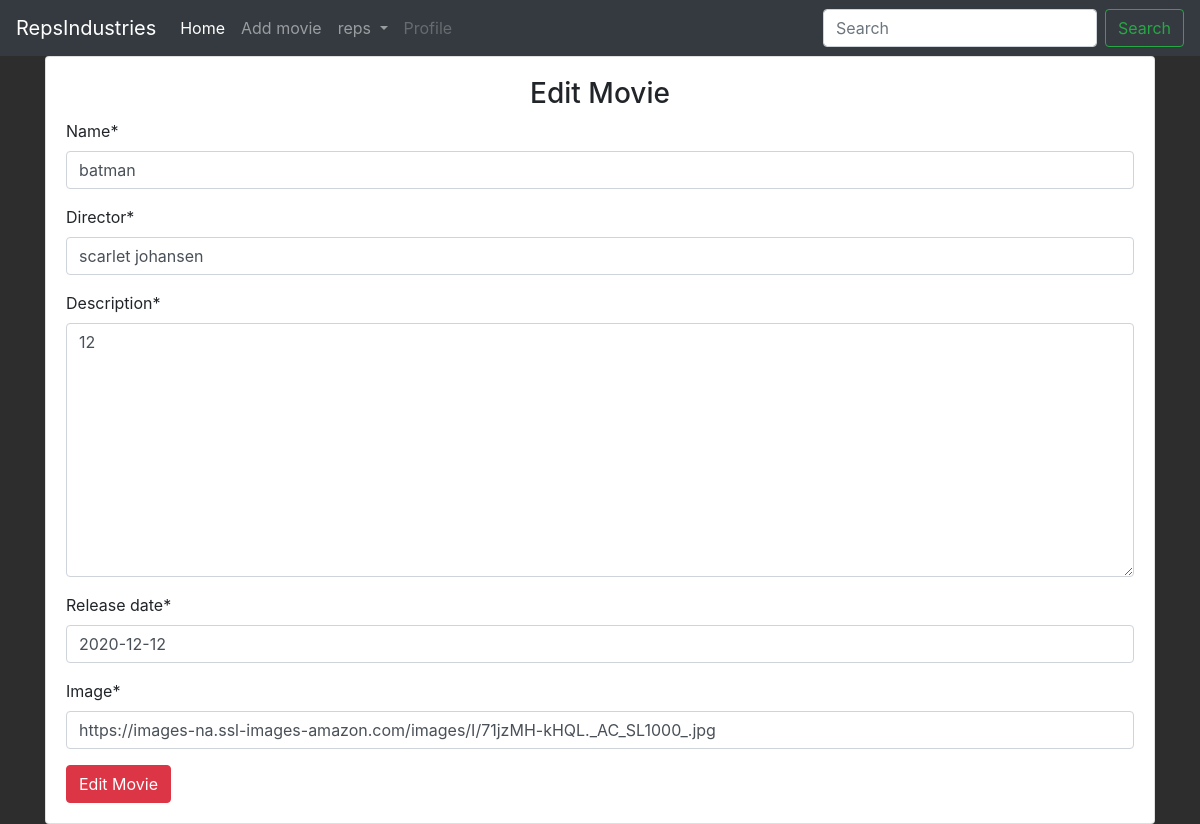
The page /editmovies/2/ (signed in) on the database as committed earlier.
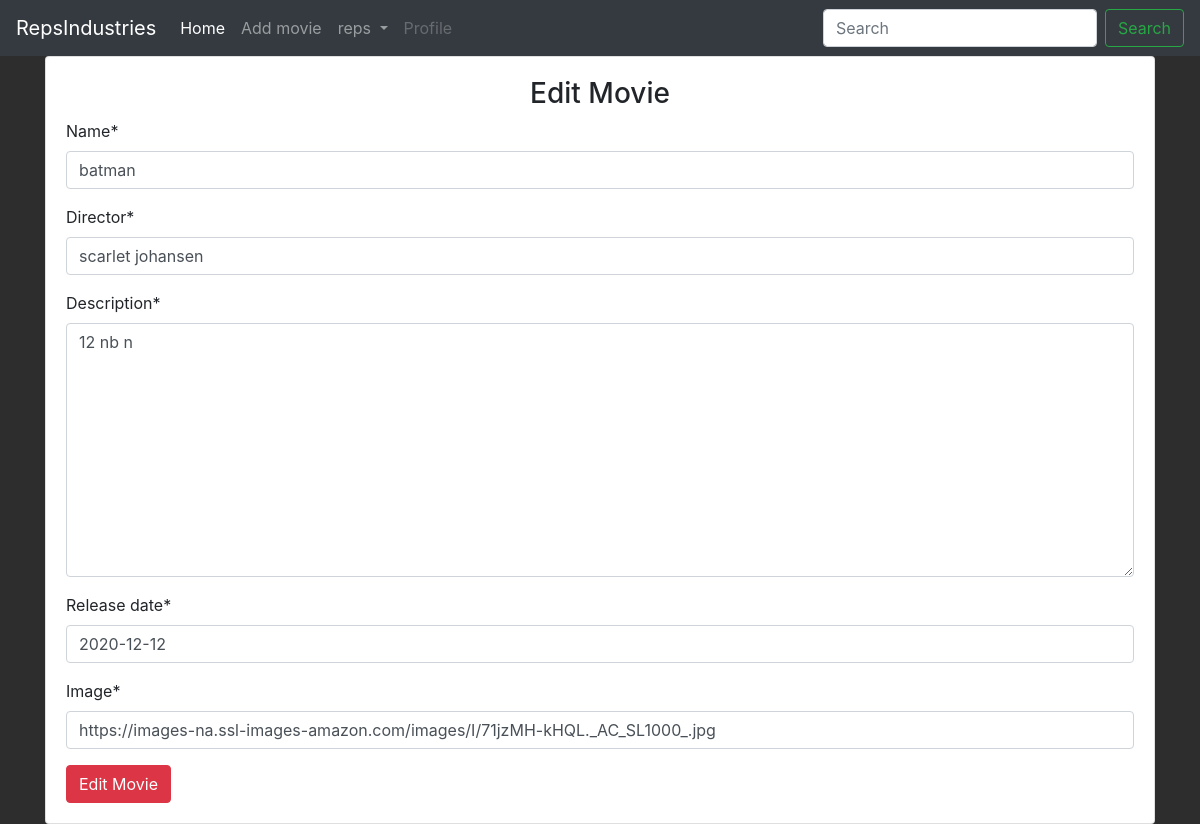
The same page on the database as committed later.
### main/models.py (models this page shows, shortened)
class Movie(models.Model):
    name = models.CharField(max_length=100)
    director = models.CharField(max_length=100)
    description = models.TextField(max_length=5000)
    release_date = models.DateField()
    rating = models.FloatField(default=0)
    image = models.URLField(default=None, null=True)
    netflix = models.IntegerField(default=0)
    hulu = models.IntegerField(default=0)
    amazon = models.IntegerField(default=0)
    youtube = models.IntegerField(default=0)

### main/views.py (the view)
# urls.py: path('editmovies/<int:id>/', views.edit_movies, name="edit_movies"),
def edit_movies(request, id):
    if request.user.is_authenticated:
        if request.user.is_superuser:
            movie = Movie.objects.get(id=id)
            if request.method == "POST":
                form = MovieForm(request.POST or None,instance=movie)
                if form.is_valid():
                    data = form.save(commit = False)
                    data.save()
                    return redirect("main:detail", id)
            else:
                form = MovieForm(instance=movie)
            return render(request, 'main/addmovies.html', {"form": form, "controller": "Edit Movie"})
        else:
            return redirect("main:home")
    else:
        return redirect("accounts:login")

### main/forms.py
class MovieForm(forms.ModelForm):
    class Meta:
        model = Movie
        fields = ('name', 'director', 'description', 'release_date', 'image')

### main/templates/main/addmovies.html (shortened to what this page needs)
{% extends 'main/base.html' %}
{% load crispy_forms_tags %}
{% block content %}
<div class="container">
    <div class="card">
        <dic class="card-body">
            <h3 class="text-center">{{ controller }}</h3>
            <form action="" method="POST">
                {{ form | crispy }}
                <input type="submit" value="{{ controller }}" class="btn btn-danger">
            </form>
        </dic>
    </div>
</div>
{% endblock %}

### main/templates/main/base.html (shortened to what this page needs)
<!doctype html>
<html lang="en">
  <head>
    <link rel="stylesheet" href="https://maxcdn.bootstrapcdn.com/bootstrap/4.0.0/css/bootstrap.min.css">
    {% load static %}
    <link rel="stylesheet" href="{% static 'css/main.css' %}">
  </head>
  <body>
    <nav class="navbar navbar-expand-lg navbar-dark bg-dark text-white">
      <a class="navbar-brand" href="{% url 'main:home' %}">RepsIndustries</a>
      <div class="collapse navbar-collapse" id="navbarSupportedContent">
        <ul class="navbar-nav mr-auto">
          <li class="nav-item active">
            <a class="nav-link" href="{% url 'main:home' %}">Home <span class="sr-only">(current)</span></a>
          </li>
          <li class="nav-item">
            <a class="nav-link" href="{% url 'main:add_movies' %}">Add movie</a>
          </li>
          {% if user.is_authenticated %}
          <li class="nav-item dropdown">
            <a class="nav-link dropdown-toggle" href="#" id="navbarDropdown" role="button" data-toggle="dropdown" aria-haspopup="true" aria-expanded="false">
              {{ user.username }}
            </a>
          </li>
          {% endif %}
          <li class="nav-item">
            <a class="nav-link disabled" href="#">Profile</a>
          </li>
        </ul>
        <form class="form-inline my-2 my-lg-0" method="GET" action="{% url 'main:home' %}">
          <input class="form-control mr-sm-2" type="search" placeholder="Search" aria-label="Search" name="title">
          <button class="btn btn-outline-success my-2 my-sm-0" type="submit">Search</button>
        </form>
      </div>
    </nav>
    {% block content %}
    {% endblock %}
  </body>
</html>

### main/static/css/main.css (style rules this page uses)
body { background-color: #2d2d2d; }

Rows that differ between the two databases and show on the page:
changed Movie "batman": description "12" → "12 nb n"
